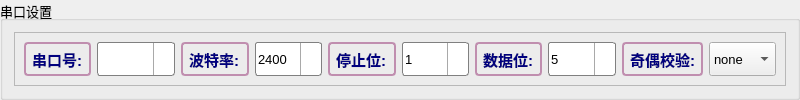
     <widget class="QGroupBox" name="groupBox_3">
      <property name="minimumSize">
       <size>
        <width>800</width>
        <height>85</height>
       </size>
      </property>
      <property name="maximumSize">
       <size>
        <width>16777215</width>
        <height>16777215</height>
       </size>
      </property>
      <property name="font">
       <font>
        <pointsize>10</pointsize>
       </font>
      </property>
      <property name="cursor">
       <cursorShape>ArrowCursor</cursorShape>
      </property>
      <property name="title">
       <string>串口设置</string>
      </property>
      <layout class="QGridLayout" name="gridLayout_6">
       <item row="0" column="0">
        <widget class="QFrame" name="frame">
         <property name="sizePolicy">
          <sizepolicy hsizetype="Preferred" vsizetype="Preferred">
           <horstretch>0</horstretch>
           <verstretch>0</verstretch>
          </sizepolicy>
         </property>
         <property name="cursor">
          <cursorShape>OpenHandCursor</cursorShape>
         </property>
         <property name="frameShape">
          <enum>QFrame::StyledPanel</enum>
         </property>
         <property name="frameShadow">
          <enum>QFrame::Raised</enum>
         </property>
         <layout class="QGridLayout" name="gridLayout_5">
          <item row="0" column="0">
           <widget class="QLabel" name="chuankou_label">
            <property name="sizePolicy">
             <sizepolicy hsizetype="Preferred" vsizetype="Preferred">
              <horstretch>0</horstretch>
              <verstretch>0</verstretch>
             </sizepolicy>
            </property>
            <property name="styleSheet">
             <string notr="true">QLabel {
    font: 11pt;
	font: bold;
	font-family:&quot;Vrinda&quot;;
    color: rgb(0, 0, 127);
	border: 2px solid rgb(192,142,175);
    border-radius: 4px;
     padding: 2px;
}</string>
            </property>
            <property name="text">
             <string>串口号:</string>
            </property>
           </widget>
          </item>
          <item row="0" column="1">
           <widget class="QComboBox" name="chuankou_button">
            <property name="sizePolicy">
             <sizepolicy hsizetype="Preferred" vsizetype="Preferred">
              <horstretch>0</horstretch>
              <verstretch>0</verstretch>
             </sizepolicy>
            </property>
            <property name="styleSheet">
             <string notr="true">QComboBox {
     border :  1px  solid  gray ;
     border-radius:  3px ;
     padding :  1px  2px  1px  2px ;   
}
QComboBox::drop-down {
     subcontrol-origin: padding;
     subcontrol- position :  top  right ;
     width :  20px ;
 
     border-left-width :  1px ;
     border-left-color : darkgray;
     border-left-style :  solid ;  /* just a single line */
     border-top-right-radius:  3px ;  /* same radius as the QComboBox */
     border-bottom-right-radius:  3px ;
}</string>
            </property>
           </widget>
          </item>
          <item row="0" column="2">
           <widget class="QLabel" name="bote_label">
            <property name="sizePolicy">
             <sizepolicy hsizetype="Preferred" vsizetype="Preferred">
              <horstretch>0</horstretch>
              <verstretch>0</verstretch>
             </sizepolicy>
            </property>
            <property name="styleSheet">
             <string notr="true">QLabel {
    font: 11pt;
	font: bold;
	font-family:&quot;Vrinda&quot;;
    color: rgb(0, 0, 127);
	border: 2px solid rgb(192,142,175);
    border-radius: 4px;
     padding: 2px;
}</string>
            </property>
            <property name="text">
             <string>波特率:</string>
            </property>
           </widget>
          </item>
          <item row="0" column="3">
           <widget class="QComboBox" name="bote_button">
            <property name="sizePolicy">
             <sizepolicy hsizetype="Preferred" vsizetype="Preferred">
              <horstretch>0</horstretch>
              <verstretch>0</verstretch>
             </sizepolicy>
            </property>
            <property name="styleSheet">
             <string notr="true">QComboBox {
     border :  1px  solid  gray ;
     border-radius:  3px ;
     padding :  1px  2px  1px  2px ;   
}
QComboBox::drop-down {
     subcontrol-origin: padding;
     subcontrol- position :  top  right ;
     width :  20px ;
 
     border-left-width :  1px ;
     border-left-color : darkgray;
     border-left-style :  solid ;  /* just a single line */
     border-top-right-radius:  3px ;  /* same radius as the QComboBox */
     border-bottom-right-radius:  3px ;
}</string>
            </property>
            <item>
             <property name="text">
              <string>2400</string>
             </property>
            </item>
            <item>
             <property name="text">
              <string>4800</string>
             </property>
            </item>
           </widget>
          </item>
          <item row="0" column="4">
           <widget class="QLabel" name="stop_label">
            <property name="sizePolicy">
             <sizepolicy hsizetype="Preferred" vsizetype="Preferred">
              <horstretch>0</horstretch>
              <verstretch>0</verstretch>
             </sizepolicy>
            </property>
            <property name="styleSheet">
             <string notr="true">QLabel {
    font: 11pt;
	font: bold;
	font-family:&quot;Vrinda&quot;;
    color: rgb(0, 0, 127);
	border: 2px solid rgb(192,142,175);
    border-radius: 4px;
     padding: 2px;
}</string>
            </property>
            <property name="text">
             <string>停止位:</string>
            </property>
           </widget>
          </item>
          <item row="0" column="5">
           <widget class="QComboBox" name="stop_button">
            <property name="sizePolicy">
             <sizepolicy hsizetype="Preferred" vsizetype="Preferred">
              <horstretch>0</horstretch>
              <verstretch>0</verstretch>
             </sizepolicy>
            </property>
            <property name="styleSheet">
             <string notr="true">QComboBox {
     border :  1px  solid  gray ;
     border-radius:  3px ;
     padding :  1px  2px  1px  2px ;  
}
QComboBox::drop-down {
     subcontrol-origin: padding;
     subcontrol- position :  top  right ;
     width :  20px ;
 
     border-left-width :  1px ;
     border-left-color : darkgray;
     border-left-style :  solid ;  /* just a single line */
     border-top-right-radius:  3px ;  /* same radius as the QComboBox */
     border-bottom-right-radius:  3px ;
}</string>
            </property>
            <item>
             <property name="text">
              <string>1</string>
             </property>
            </item>
            <item>
             <property name="text">
              <string>2</string>
             </property>
            </item>
           </widget>
          </item>
          <item row="0" column="6">
           <widget class="QLabel" name="data_label">
            <property name="sizePolicy">
             <sizepolicy hsizetype="Preferred" vsizetype="Preferred">
              <horstretch>0</horstretch>
              <verstretch>0</verstretch>
             </sizepolicy>
            </property>
            <property name="styleSheet">
             <string notr="true">QLabel {
    font: 11pt;
	font: bold;
	font-family:&quot;Vrinda&quot;;
    color: rgb(0, 0, 127);
	border: 2px solid rgb(192,142,175);
    border-radius: 4px;
     padding: 2px;

}</string>
            </property>
            <property name="text">
             <string>数据位:</string>
            </property>
           </widget>
          </item>
          <item row="0" column="7">
           <widget class="QComboBox" name="data_button">
            <property name="sizePolicy">
             <sizepolicy hsizetype="Preferred" vsizetype="Preferred">
              <horstretch>0</horstretch>
              <verstretch>0</verstretch>
             </sizepolicy>
            </property>
            <property name="styleSheet">
             <string notr="true">QComboBox {
     border :  1px  solid  gray ;
     border-radius:  3px ;
     padding :  1px  2px  1px  2px ;  
}
QComboBox::drop-down {
     subcontrol-origin: padding;
     subcontrol- position :  top  right ;
     width :  20px ;
 
     border-left-width :  1px ;
     border-left-color : darkgray;
     border-left-style :  solid ;  /* just a single line */
     border-top-right-radius:  3px ;  /* same radius as the QComboBox */
     border-bottom-right-radius:  3px ;
}</string>
            </property>
            <item>
             <property name="text">
              <string>5</string>
             </property>
            </item>
            <item>
             <property name="text">
              <string>6</string>
             </property>
            </item>
            <item>
             <property name="text">
              <string>7</string>
             </property>
            </item>
            <item>
             <property name="text">
              <string>8</string>
             </property>
            </item>
           </widget>
          </item>
          <item row="0" column="8">
           <widget class="QLabel" name="jiou_label">
            <property name="sizePolicy">
             <sizepolicy hsizetype="Preferred" vsizetype="Preferred">
              <horstretch>0</horstretch>
              <verstretch>0</verstretch>
             </sizepolicy>
            </property>
            <property name="styleSheet">
             <string notr="true">QLabel {
    font: 11pt;
	font: bold;
	font-family:&quot;Vrinda&quot;;
    color: rgb(0, 0, 127);
	border: 2px solid rgb(192,142,175);
    border-radius: 4px;
     padding: 2px;
}</string>
            </property>
            <property name="text">
             <string>奇偶校验:</string>
            </property>
           </widget>
          </item>
          <item row="0" column="9">
           <widget class="QComboBox" name="jiou_button">
            <property name="sizePolicy">
             <sizepolicy hsizetype="Preferred" vsizetype="Preferred">
              <horstretch>0</horstretch>
              <verstretch>0</verstretch>
             </sizepolicy>
            </property>
            <property name="styleSheet">
             <string notr="true"/>
            </property>
            <item>
             <property name="text">
              <string>none</string>
             </property>
            </item>
            <item>
             <property name="text">
              <string>odd</string>
             </property>
            </item>
            <item>
             <property name="text">
              <string>even</string>
             </property>
            </item>
           </widget>
          </item>
         </layout>
        </widget>
       </item>
      </layout>
     </widget>
